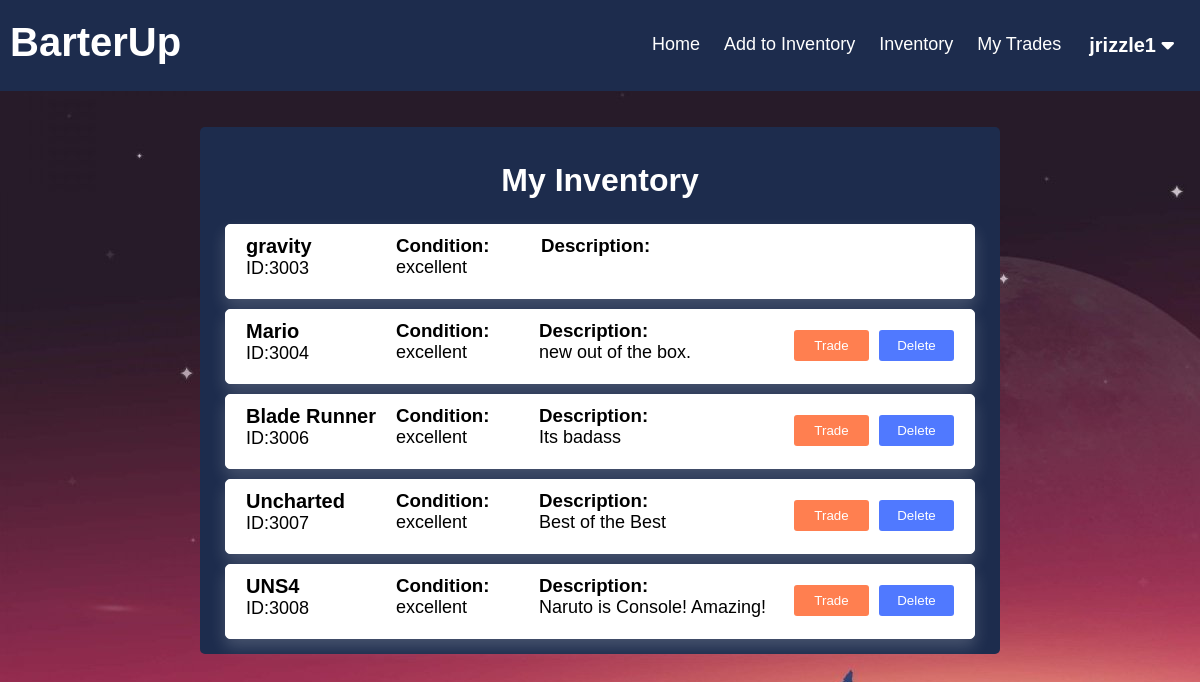
Page /BarterUp/inventory.php (signed in) on the earlier database version.
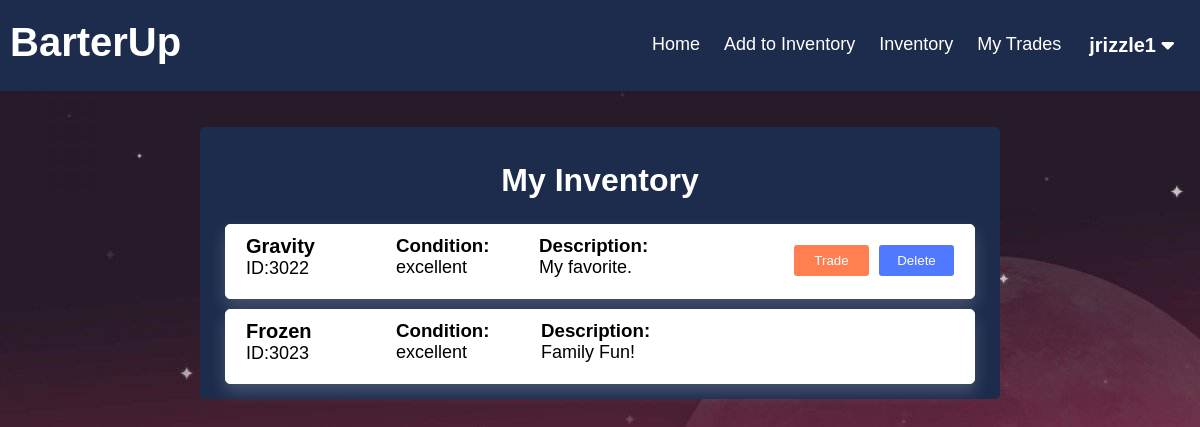
Same page on the later database version.
### tables this page shows
CREATE TABLE `user` (
  `user_id` bigint(20) UNSIGNED NOT NULL,
  `username` varchar(45) NOT NULL,
  `password` varchar(45) NOT NULL
);

CREATE TABLE `item` (
  `item_id` smallint(5) UNSIGNED NOT NULL,
  `user_id` bigint(20) UNSIGNED NOT NULL,
  `category_id` bigint(20) UNSIGNED NOT NULL,
  `description` tinytext DEFAULT NULL,
  `item_condition` varchar(45) DEFAULT NULL,
  `item_name` varchar(45) NOT NULL
);

### BarterUp/functions.php (called while the page is built, shortened)
<?php
function check_login($con)
{
	if (isset($_SESSION['user_id'])) {
		$id = $_SESSION['user_id'];
		$query = "select * from user where user_id = '$id' limit 1";
		$result = mysqli_query($con, $query);
		if ($result && mysqli_num_rows($result) > 0) {
			$user_data = mysqli_fetch_assoc($result);
			return $user_data;
		}
	}
	die;
}

### BarterUp/inventory.php (the view, shortened to what this page needs)
<?php
include("config.php");
include("functions.php");
$user_data = check_login($con);
?>
<!DOCTYPE html>
<html lang="en">
<head>
    <link rel="stylesheet" href="./inventory.css?v=<?php echo time(); ?>">
</head>
<body>
    <?php include("./header.php"); ?>
    <div class="wrapper">
        <div class="view_main">
            <div class="page_name">
                <h1>My Inventory</h1>
            </div>
            <div class="view_wrap list-view" style="display:block;">
                <?php
                $query = "select * from item where user_id = '" . $_SESSION['user_id'] . "'; ";
                $result = mysqli_query($con, $query);
                if ($result && mysqli_num_rows($result) > 0) {
                    while ($row = mysqli_fetch_assoc($result)) {
                        $query2 = "select * from trades where '" . $row['item_id'] . "' = item_id_initiator or '" . $row['item_id'] . "' = item_id_tradee";
                        $result2 = mysqli_query($con, $query2);
                        echo
                        '<div class="view_item">
                            <div class="vi_left">
                                <p class="title">' . $row['item_name'] . '</p>
                                <p class="content">ID:' . $row['item_id'] . '</p>
                            </div>
                            <div class="vi_middle">
                                <h3>Condition:</h3>
                                <p class="content">' . $row['item_condition'] . '</p>
                            </div>
                            <div class="vi_right">
                                <h3>Description:</h3>
                                <p class="content">' . $row['description'] . '</p>
                            </div>';
                        if (mysqli_num_rows($result2) == 0) {
                            echo '
                            <div class="vi_rightmost">
                            <form method="post" action=""><input type="submit" name="trade_submit_' . $row['item_id'] . '" class="btn btn-primary" value="Trade"></form>
                            </div>
                            <div class="vi_rightmostmost">
                            <form method="post" action=""><input type="submit" class="delete-button" name="trade_delete_' . $row['item_id'] . '" class="btn btn-primary" value="Delete"></form>
                            </div>';
                        }
                        echo '
                         </div> ';
                    }
                }
                ?>
            </div>
        </div>
    </div>
</body>
</html>

### BarterUp/header.php (shortened to what this page needs)
<!DOCTYPE html>
<html lang="en">
<head>
  <link rel="stylesheet" href="./header.css?v=<?php echo time(); ?>">
</head>
<body>
  <div class="header-right">
    <div class="header">
      <p>BarterUp</p>
    </div>
    <div class="user-drop">
      <button class="user-dropbtn"><?php echo $user_data['username']; ?>
        <i class="fas fa-caret-down"></i>
      </button>
    </div>
    <a href="./myTrades.php">My Trades</a>
    <a href='./inventory.php'>Inventory</a>
    <a href='./addInventory.php'>Add to Inventory</a>
    <a href="./currentTrades.php">Home</a>
  </div>
</body>
</html>

### BarterUp/inventory.css (style rules this page uses)
.wrapper { width: 800px; margin-top: 50px; background: #1d2c4d; color: white; margin: 3% auto 3% auto; border-radius: 5px; }
* { font-family: 'Montserrat', sans-serif; list-style: none; margin: 0; box-sizing: border-box; }
body { position: relative; }
h1 { text-align: center; }
.page_name { margin: 5px auto; color: white; padding: 15px; border-radius: 4px; }
.view_main { border-radius: 3px; padding: 15px; }
.list-view .view_item { border: 1px solid white; background: white; color: black; margin: 10px; padding: 10px 20px; display: flex; height: 75px; max-height: 100px; border-radius: 5px; background: white; color: black; box-shadow: 0 8px 16px 0 rgba(241, 239, 239, 0.2); }
.list-view .view_item:last-child { margin-bottom: 0; }
.list-view .view_item .vi_left { width: 300px; max-width: 150px; }
.list-view .view_item .vi_middle { width: 100px; margin-right: 45px; }
.list-view .view_item .vi_right { width: 250px; }
.list-view .view_item .vi_rightmost { margin-top: 10px; margin-left: 10px; }
.list-view .view_item .vi_rightmostmost { margin-left: 10px; margin-top: 10px; }
.view_item .title { font-size: 20px; font-weight: 600; }
.view_item .content { font-size: 18px; }
.view_item .btn { width: 75px; background: #FF7F50; color: #fff; border: none; border-radius: 3px; padding: 8px 5px; text-align: center; font-weight: 200; cursor: pointer; }
.delete-button { width: 75px; background: #5079ff; color: #fff; border: none; border-radius: 3px; padding: 8px 5px; text-align: center; font-weight: 200; cursor: pointer; }

### BarterUp/header.css (style rules this page uses)
body { background-image: url("newshit.jpg"); }
.header-right { overflow: hidden; background-color: #1d2c4d; padding: 20px 10px; }
.header-right a { float: right; color: white; text-align: center; padding: 12px; text-decoration: none; font-size: 18px; line-height: 25px; border-radius: 4px; }
.user-drop { float: right; overflow: hidden; }
.user-drop .user-dropbtn { font-size: 20px; font-weight: 600; border: none; outline: none; color: white; padding: 14px 16px; background-color: inherit; font-family: inherit; margin: 0; }
.header { float: left; color: white; font-size: 40px; font-weight: 600; }

Differences in the rows shown:
removed item: item_name "gravity", item_id "3003", item_condition "excellent"
removed item: item_name "Mario", item_id "3004", item_condition "excellent", description "new out of the box."
removed item: item_name "Blade Runner", item_id "3006", item_condition "excellent", description "Its badass"
removed item: item_name "Uncharted", item_id "3007", item_condition "excellent", description "Best of the Best"
removed item: item_name "UNS4", item_id "3008", item_condition "excellent", description "Naruto is Console! Amazing!"
added item: item_name "Gravity", item_id "3022", item_condition "excellent", description "My favorite."
added item: item_name "Frozen", item_id "3023", item_condition "excellent", description "Family Fun!"
